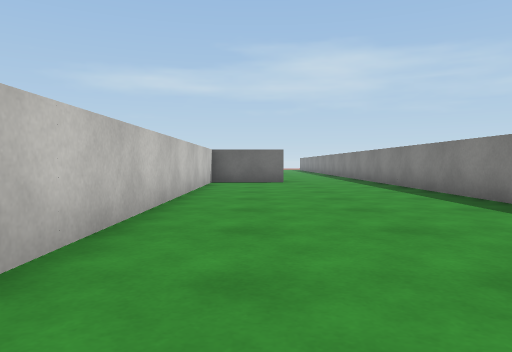
View 1 (above)

24 first-person views from a walk through a 3-D level made in the Unity game engine. The camera is 0.58 m above the floor, tilts 2° down and sees 70° across. The floor is counted in squares, 1 m on a side. Each view is taken from the middle of a square. On the plan, view 1 faces up. The plan holds only what a view shows up to about 10 squares ahead; the rest is blank. The place goes on beyond the plan. The player character is not drawn. Some surface patterns are stand-ins.

View 2
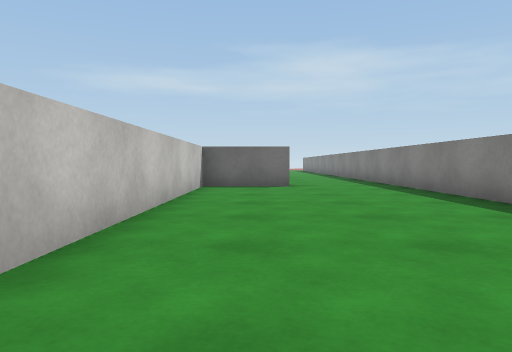

View 3
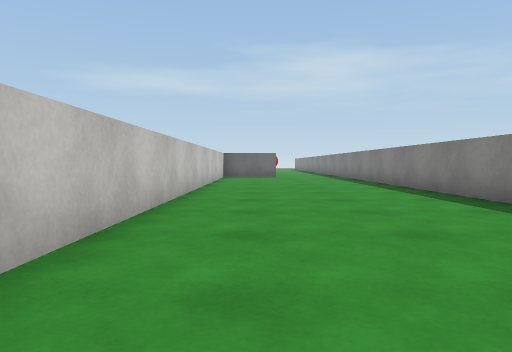

View 4
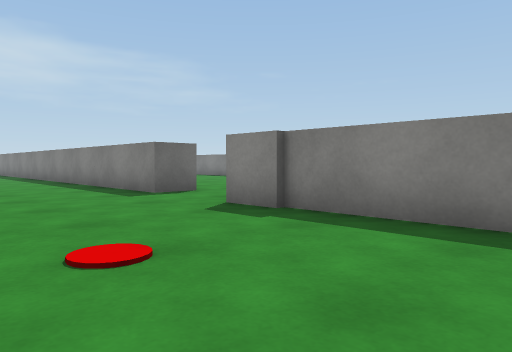

View 5
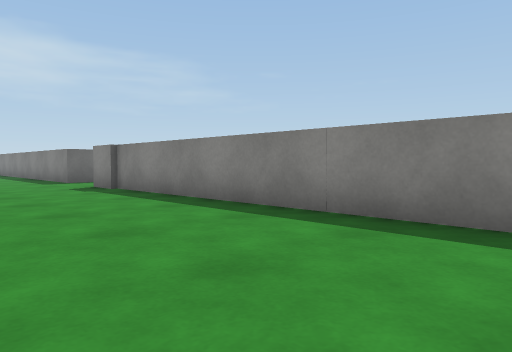

View 6
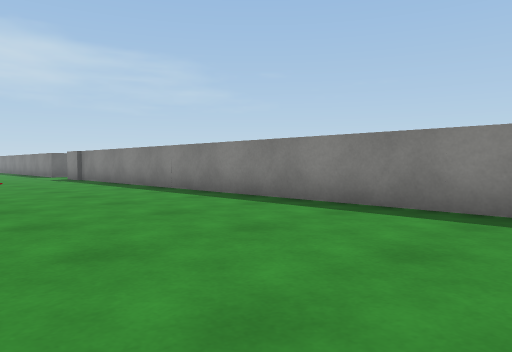

View 7
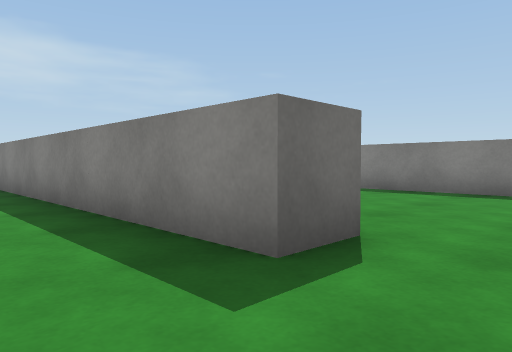

View 8
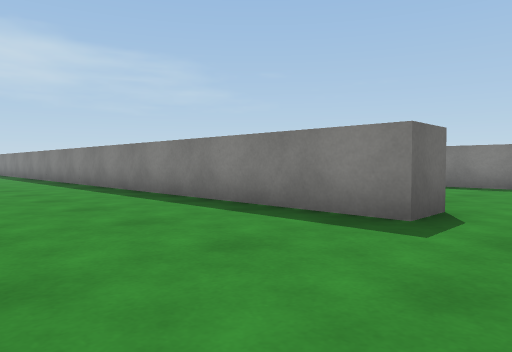

View 9
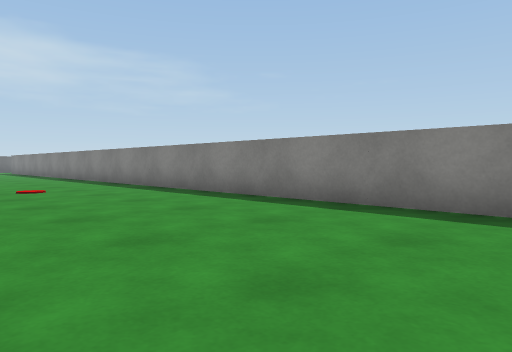

View 10
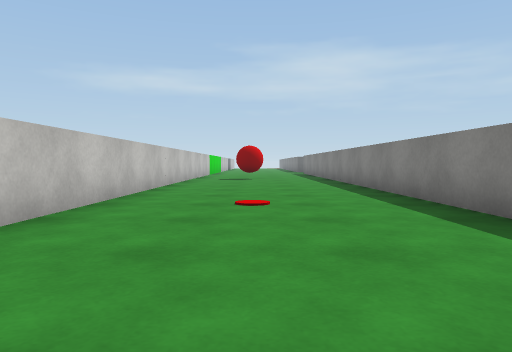

View 11
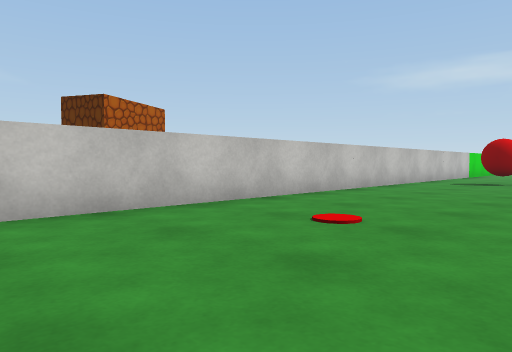

View 12
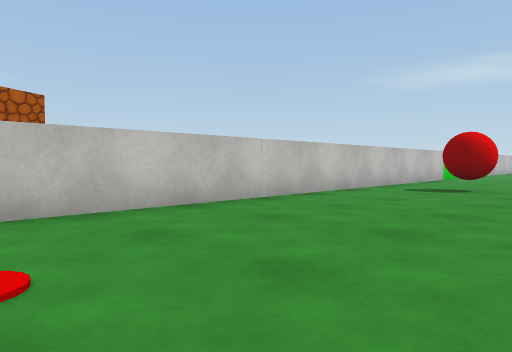

View 13
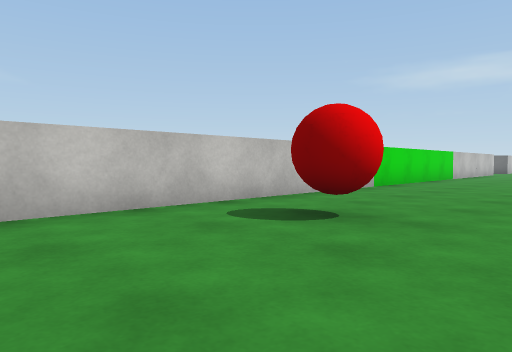

View 14
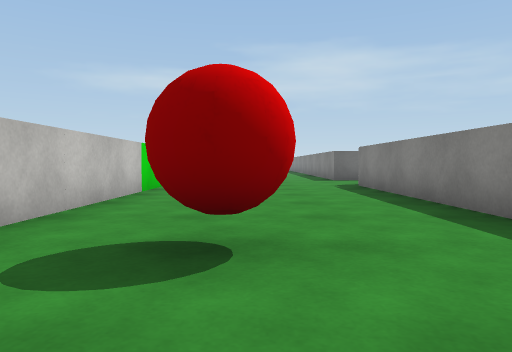

View 15
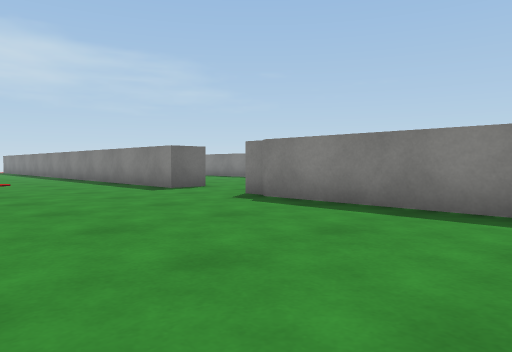

View 16
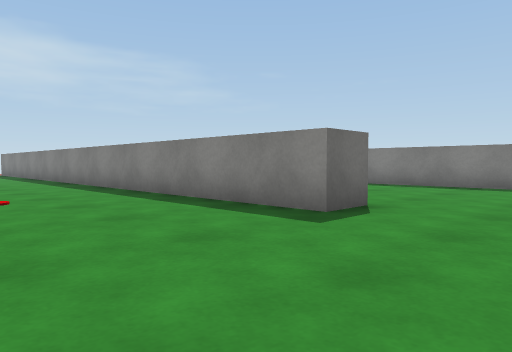

View 17
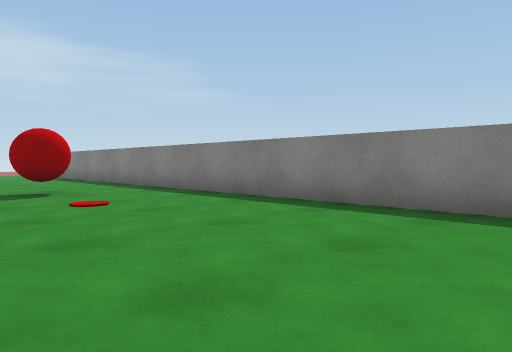

View 18
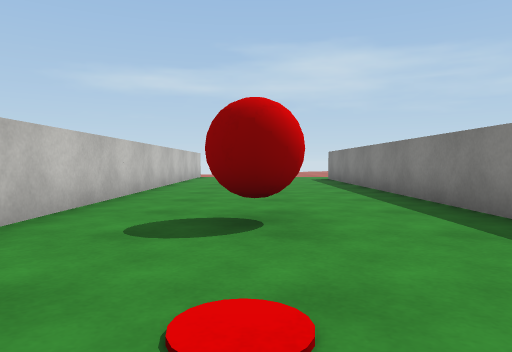

View 19
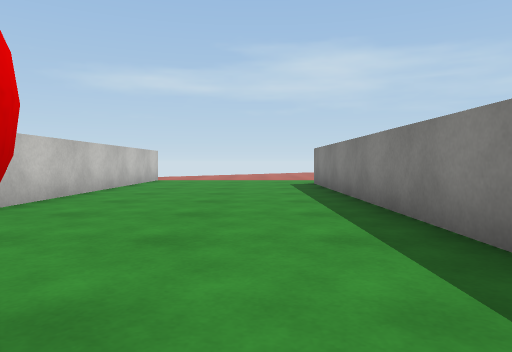

View 20
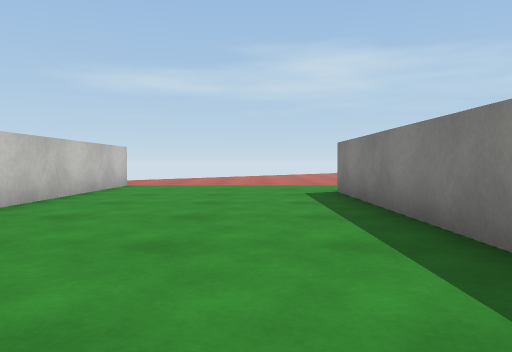

View 21
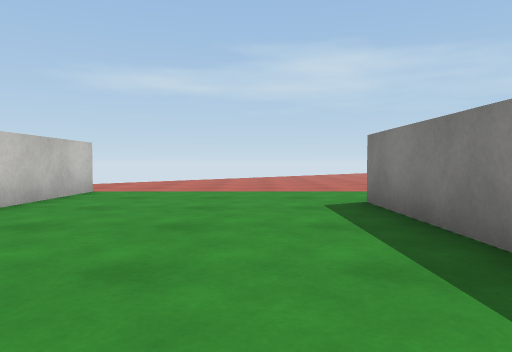

View 22
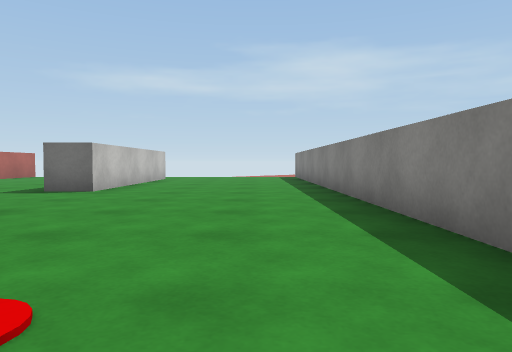

View 23
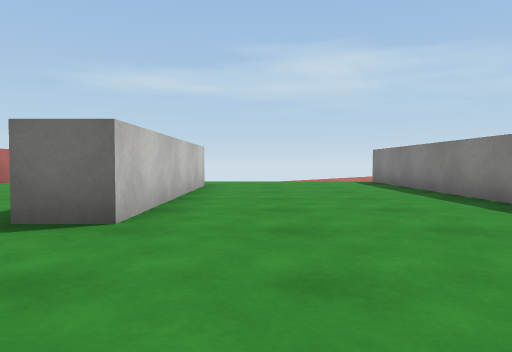

View 24
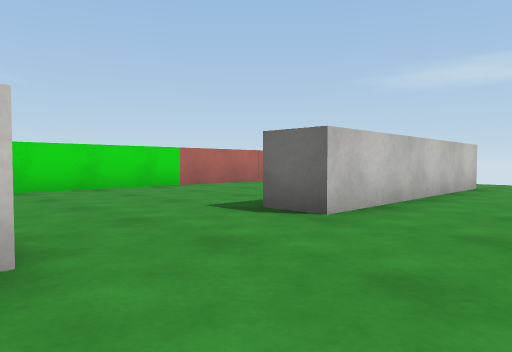

### Floor plan
Points are (right, up) in squares from view 1. A wall is a line through its corners. A room is listed if a view was taken in it or the views show most of it. See-through windows are left out.
Room 1 (views 1, 2, 3, 4, 5, 6, 17, 18, 19, 20, 21)
walls: (0.9, 11.1) (-1.3, 11.1) (-1.3, -2.1); (3.7, 13.6) (3.7, 30.5); (4.8, 0.5) (3.7, 0.5) (3.7, 12); (3.7, -15.8) (3.7, -1.8); (-1.3, 32.5) (-1.3, 20.2)
ways out: opening at (-2, -16.5) to room 2; opening at (-2, 13.5) to room 2; opening at (4, -0.5); opening at (4, 31.5)
objects: red ball (1, 20) to (1, 21)
Room 2 (views 7, 8, 9, 10, 11, 12, 13, 14, 15, 16, 22, 23, 24)
walls: (-7.3, 10.9) (-7.3, -6.2); (-2.3, 5.8) (-2.3, 11.5); (-2.2, 11.6) (-2.2, 12.1); (-1.2, 14.5) (-2.3, 14.5) (-2.3, 31); (-13.3, 26.9) (-13.3, 22.6); (-7.3, 30.5) (-7.3, 24.5) (-8.4, 24.5); (-1.2, -15.5) (-2.3, -15.5) (-2.3, 1)
ways out: opening at (-2, -16.5) to room 1; opening at (-2, 13.5) to room 1
objects: other object (-12, -4) to (-11, -2); red ball (-5, 4) to (-5, 5)

Positions as (right, up) in squares from view 1, and headings:
1: (0, 0), facing up
2: (0, 2), facing up
3: (0, -4), facing up
4: (0, -6), facing up-right
5: (0, -11), facing up-right
6: (-1, -16), facing up-right
7: (-4, -17), facing up-right
8: (-6, -17), facing up-right
9: (-7, -12), facing up-right
10: (-5, -9), facing up
11: (-3, -7), facing up-left
12: (-3, -4), facing up-left
13: (-3, 1), facing up-left
14: (-5, 2), facing up
15: (-7, 7), facing up-right
16: (-6, 12), facing up-right
17: (-1, 13), facing up-right
18: (1, 17), facing up
19: (2, 20), facing up
20: (2, 23), facing up
21: (2, 25), facing up
22: (-4, 17), facing up
23: (-6, 21), facing up
24: (-5, 21), facing up-left
